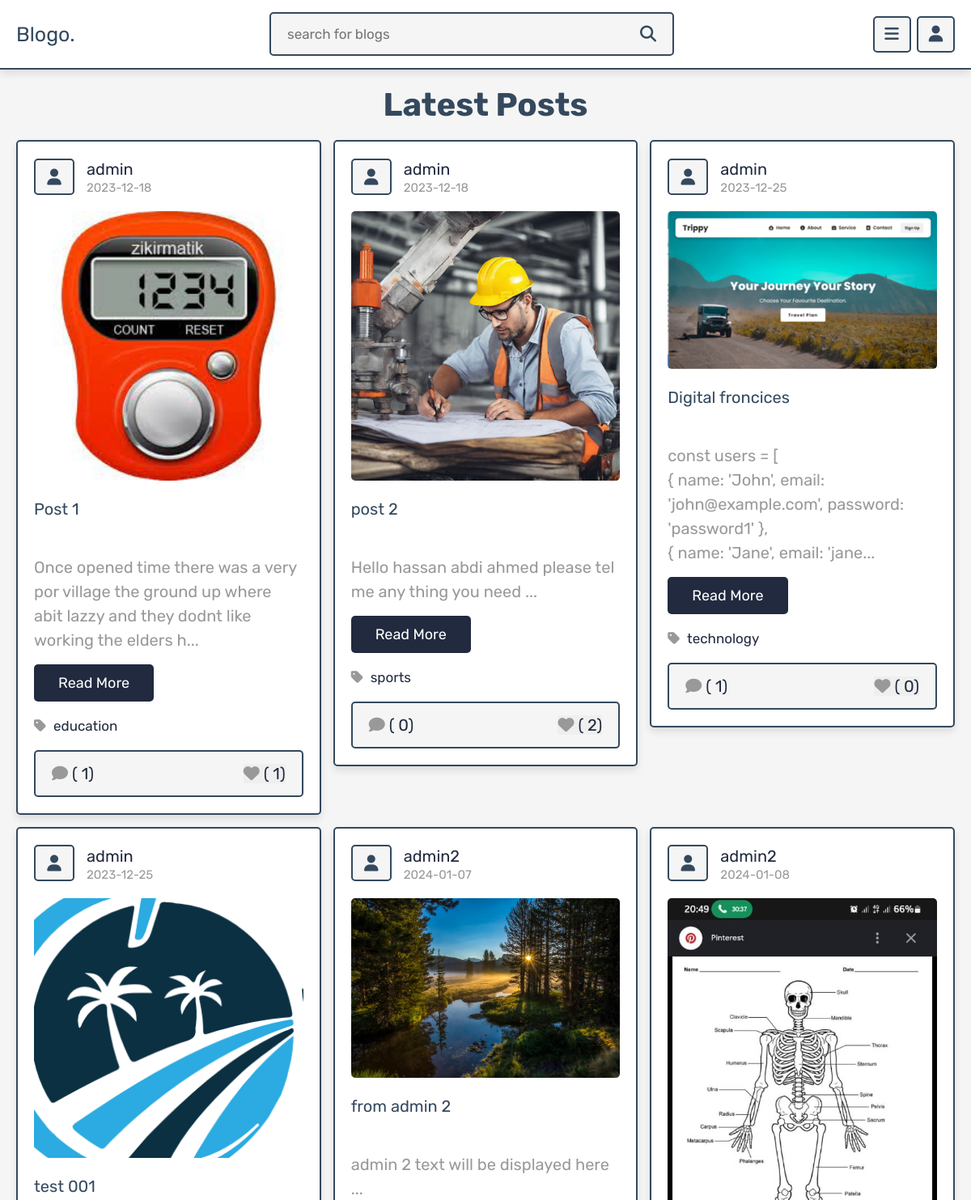
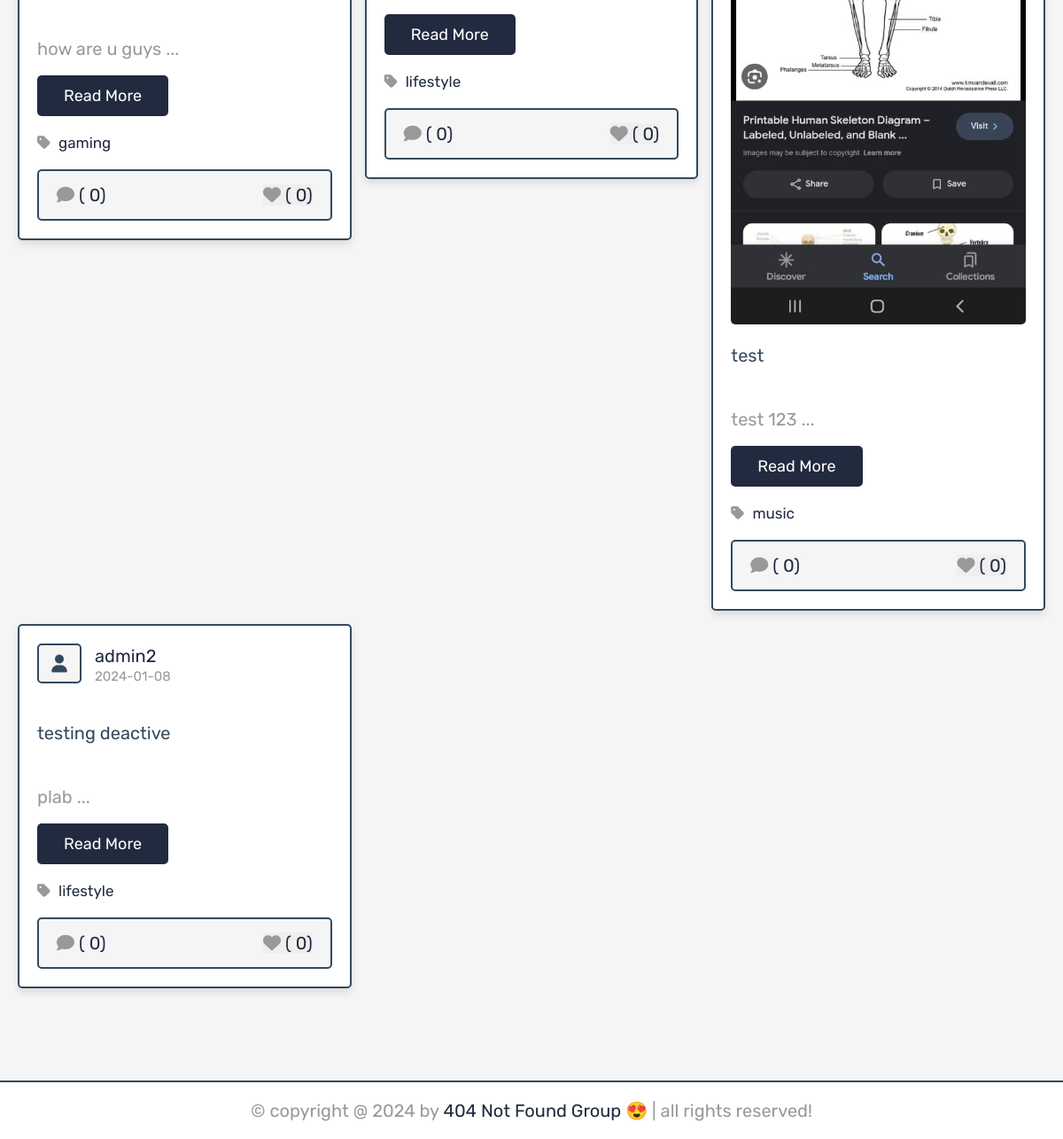
/posts.php, run on the app's committed database (2 pictures, top to bottom).
### tables this page shows
CREATE TABLE `posts` (
  `id` int(100) NOT NULL,
  `admin_id` int(100) NOT NULL,
  `name` varchar(100) NOT NULL,
  `title` varchar(100) NOT NULL,
  `content` varchar(10000) NOT NULL,
  `category` varchar(50) NOT NULL,
  `image` varchar(100) NOT NULL,
  `date` date NOT NULL DEFAULT current_timestamp(),
  `status` varchar(10) NOT NULL
);

### posts.php (the view, shortened to what this page needs)
<?php
include 'components/connect.php';
if (isset($_SESSION['user_id'])) {
   $user_id = $_SESSION['user_id'];
} else {
   $user_id = '';
}
?>
<!DOCTYPE html>
<html lang="en">
<head>
   <link rel="stylesheet" href="https://cdnjs.cloudflare.com/ajax/libs/font-awesome/6.1.1/css/all.min.css">
   <link rel="stylesheet" href="css/style.css">
</head>
<body>
   <?php include 'components/user_header.php'; ?>
   <section class="posts-container">
      <h1 class="heading">latest posts</h1>
      <div class="box-container">
         <?php
         $select_posts = $conn->prepare("SELECT * FROM `posts` WHERE status = ?");
         $select_posts->execute(['active']);
         if ($select_posts->rowCount() > 0) {
            while ($fetch_posts = $select_posts->fetch(PDO::FETCH_ASSOC)) {
               $post_id = $fetch_posts['id'];
               $count_post_comments = $conn->prepare("SELECT * FROM `comments` WHERE post_id = ?");
               $count_post_comments->execute([$post_id]);
               $total_post_comments = $count_post_comments->rowCount();
               $count_post_likes = $conn->prepare("SELECT * FROM `likes` WHERE post_id = ?");
               $count_post_likes->execute([$post_id]);
               $total_post_likes = $count_post_likes->rowCount();
               $confirm_likes = $conn->prepare("SELECT * FROM `likes` WHERE user_id = ? AND post_id = ?");
               $confirm_likes->execute([$user_id, $post_id]);
               ?>
               <form class="box" method="post">
                  <div class="post-admin">
                     <i class="fas fa-user"></i>
                     <div>
                        <a href="author_posts.php?author=<?= $fetch_posts['name']; ?>">
                           <?= $fetch_posts['name']; ?>
                        </a>
                        <div>
                           <?= $fetch_posts['date']; ?>
                        </div>
                     </div>
                  </div>
                  <?php
                  if ($fetch_posts['image'] != '') {
                     ?>
                     <img src="uploaded_img/<?= $fetch_posts['image']; ?>" class="post-image" alt="">
                     <?php
                  }
                  ?>
                  <div class="post-title">
                     <?= $fetch_posts['title']; ?>
                  </div>
                  <div class="post-content content-150">
                     <?= $fetch_posts['content']; ?>
                  </div>
                  <a href="view_post.php?post_id=<?= $post_id; ?>" class="inline-btn">read more</a>
                  <a href="category.php?category=<?= $fetch_posts['category']; ?>" class="post-cat"> <i
                        class="fas fa-tag"></i> <span>
                        <?= $fetch_posts['category']; ?>
                     </span></a>
                  <div class="icons">
                     <a href="view_post.php?post_id=<?= $post_id; ?>"><i class="fas fa-comment"></i><span>(
                           <?= $total_post_comments; ?>)
                        </span></a>
                     <button type="submit" name="like_post"><i class="fas fa-heart"
                           style="<?php if ($confirm_likes->rowCount() > 0) {
                              echo 'color:var(--red);';
                           } ?>  "></i><span>(
                           <?= $total_post_likes; ?>)
                        </span></button>
                  </div>
               </form>
               <?php
            }
         } else {
            echo '<p class="empty">no posts added yet!</p>';
         }
         ?>
      </div>
   </section>
   <?php include 'components/footer.php'; ?>
</body>
</html>

### css/style.css (style rules this page uses)
:root { --main-color:#212A3E; --red:#e74c3c; --orange:#f39c12; --black:#34495e; --white:#fff; --light-bg:#f5f5f5; --light-color:#999; --border:.2rem solid var(--black); --box-shadow:0 .5rem 1rem rgba(0,0,0,.1); }
* { font-family: 'Rubik', sans-serif; margin:0; padding:0; box-sizing: border-box; outline: none; border:none; text-decoration: none; }
html { font-size: 62.5%; overflow-x: hidden; scroll-behavior: smooth; scroll-padding-top: 7rem; }
body { background-color: var(--light-bg); padding-bottom: 7rem; }
section { padding:2rem; margin: 0 auto; max-width: 1200px; }
.btn, .delete-btn, .option-btn, .inline-btn, .inline-option-btn, .inline-delete-btn { margin-top: 1rem; border-radius: .5rem; cursor: pointer; font-size: 1.8rem; color:var(--white); padding:1.2rem 3rem; text-transform: capitalize; text-align: center; }
.inline-btn, .inline-option-btn, .inline-delete-btn { display: inline-block; margin-right: 1rem; }
.inline-btn, .btn { background-color: var(--main-color); }
.heading { margin-bottom: 2rem; text-align: center; font-size: 4rem; color:var(--black); text-transform: capitalize; }
.posts-container .box-container { display: grid; grid-template-columns: repeat(auto-fit, minmax(33rem, 1fr)); gap:1.5rem; align-items: flex-start; justify-content: center; }
.posts-container .box-container .box { border:var(--border); box-shadow: var(--box-shadow); border-radius: .5rem; background-color: var(--white); padding:2rem; overflow: hidden; }
.posts-container .box-container .box .post-admin { display: flex; align-items: center; gap:1.5rem; margin-bottom: 2rem; }
.posts-container .box-container .box .post-admin i { text-align: center; height: 4.5rem; width: 5rem; line-height: 4.2rem; font-size: 2rem; border:var(--border); border-radius: .5rem; background-color: var(--light-bg); color:var(--black); }
.posts-container .box-container .box .post-admin a { font-size: 2rem; color:var(--main-color); }
.posts-container .box-container .box .post-admin div { font-size: 1.5rem; margin-top: .2rem; color:var(--light-color); }
.posts-container .box-container .box .post-image { width: 100%; border-radius: .5rem; margin-bottom: 2rem; }
.posts-container .box-container .box .post-title { font-size: 2rem; color:var(--black); overflow: hidden; text-overflow: ellipsis; white-space: nowrap; margin-bottom: 1rem; }
.posts-container .box-container .box .post-content { font-size: 2rem; line-height: 1.5; padding:.5rem 0; color:var(--light-color); white-space: pre-line; }
.posts-container .box-container .box .post-content::after { content: '...'; }
.posts-container .box-container .box .post-cat { display: block; margin-top: 2rem; font-size: 1.7rem; }
.posts-container .box-container .box .post-cat i { margin-right: .5rem; color:var(--light-color); }
.posts-container .box-container .box .post-cat { color:var(--main-color); }
.posts-container .box-container .box .icons { display: flex; align-items: center; justify-content: space-between; gap:1rem; background-color: var(--light-bg); border-radius: .5rem; padding:1.5rem 2rem; border:var(--border); margin-top: 2rem; }
.posts-container .box-container .box .icons button { cursor: pointer; }
.posts-container .box-container .box .icons i { margin-right:.5rem; font-size:2rem; color:var(--light-color); }
.posts-container .box-container .box .icons span { font-size: 2rem; color:var(--main-color); }
body { padding-bottom: 15rem; }

### data on the page
posts: name "admin", date "2023-12-18", image (picture), title "Post 1", content "Once opened time there was a very por village the ground up where abit lazzy and they dodnt like working the elders h", category "education", total_post_comments "1", total_post_likes "1"
posts: name "admin", date "2023-12-18", image (picture), title "post 2", content "Hello hassan abdi ahmed please tel me any thing you need", category "sports", total_post_comments "0", total_post_likes "2"
posts: name "admin", date "2023-12-25", image (picture), title "Digital froncices", content "const users = [ { name: 'John', email: 'john@example.com', password: 'password1' }, { name: 'Jane', email: 'jane", category "technology", total_post_comments "1", total_post_likes "0"
posts: name "admin", date "2023-12-25", image (picture), title "test 001", content "how are u guys", category "gaming", total_post_comments "0", total_post_likes "0"
posts: name "admin2", date "2024-01-07", image (picture), title "from admin 2", content "admin 2 text will be displayed here", category "lifestyle", total_post_comments "0", total_post_likes "0"
posts: name "admin2", date "2024-01-08", image (picture), title "test", content "test 123", category "music", total_post_comments "0", total_post_likes "0"
posts: name "admin2", date "2024-01-08", title "testing deactive", content "plab", category "lifestyle", total_post_comments "0", total_post_likes "0"
